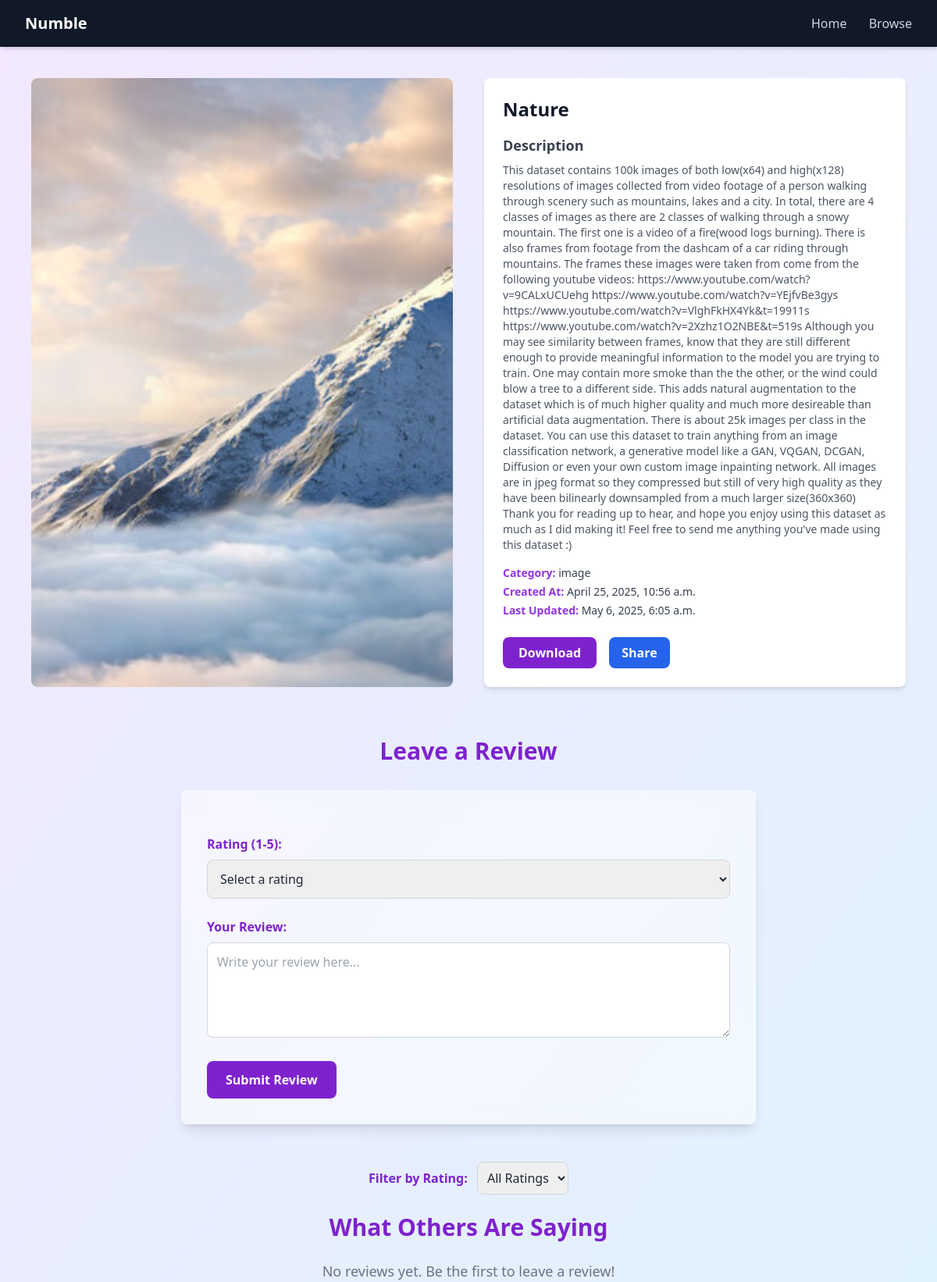
Page /view-details/8 on the earlier database version.
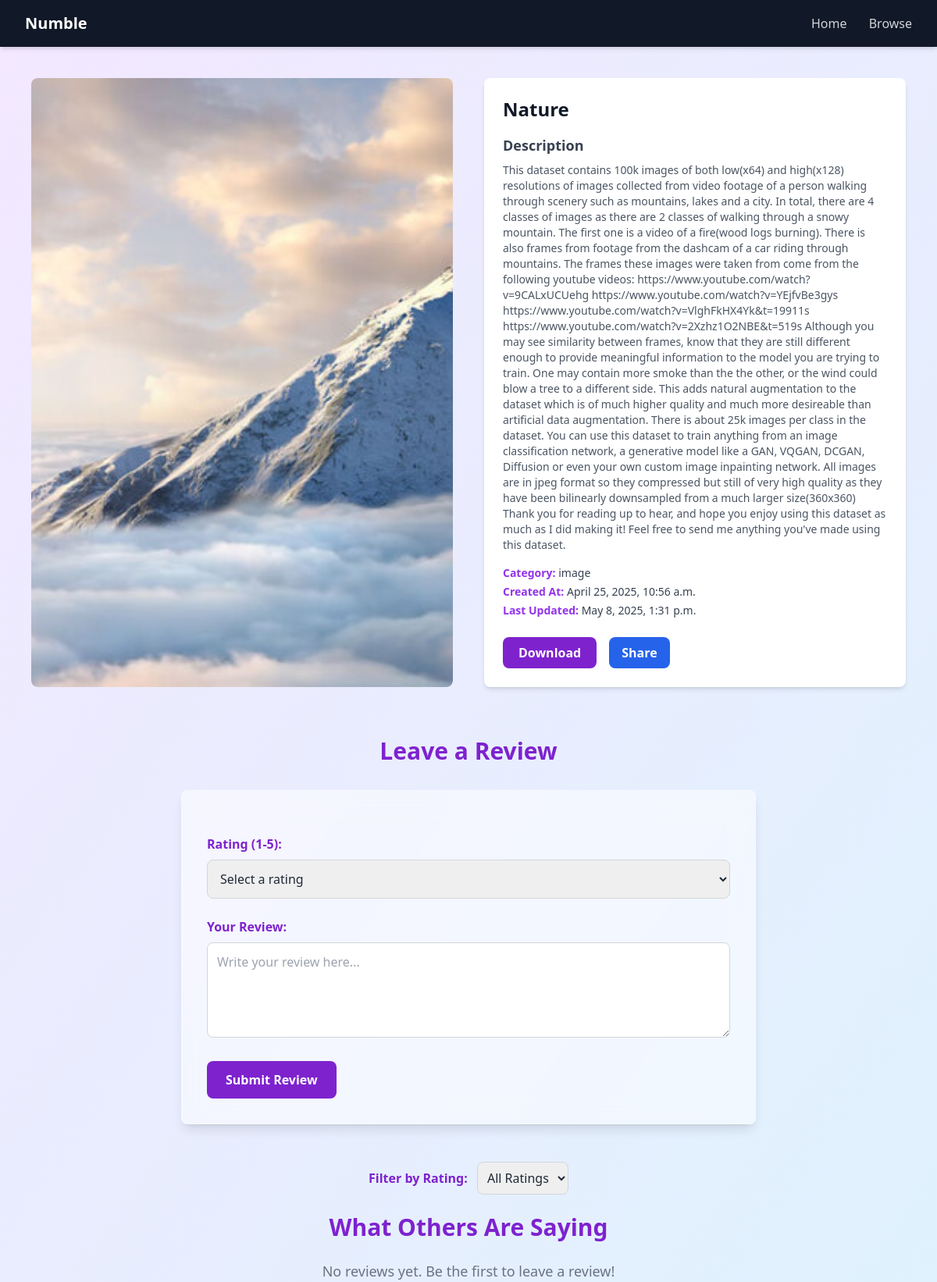
Same page on the later database version.
### datasetmanager/models.py (models this page shows, shortened)
class Datasetmanager(models.Model):
    name = models.CharField(max_length=100)
    description = models.TextField()
    file = models.FileField(upload_to='datasets/', default="")  # Supports image, video, or zipped datasets
    created_at = models.DateTimeField(auto_now_add=True)
    updated_at = models.DateTimeField(auto_now=True)
    category = models.CharField(max_length=50, choices=[
        ('image', 'Image'),
        ('video', 'Video'),
    ])

### datasetmanager/views.py (the view)
# urls.py: path("view-details/<int:dataset_id>", datasetDetails, name="datasetDetails"),
def datasetDetails(request, dataset_id):
    dataset = get_object_or_404(Datasetmanager, id=dataset_id)
    context = {
        "dataset": dataset,
    }
    return render(request, "datasetDetails.html", context=context)

### templates/datasetDetails.html (shortened to what this page needs)
<!DOCTYPE html>
<html lang="en">
<head>
  <script src="https://cdn.tailwindcss.com"></script>
</head>
<body class="text-gray-800 font-sans">
  <header class="bg-gray-900 text-white px-8 py-4 flex justify-between items-center shadow-md">
    <div class="text-xl font-bold">Numble</div>
    <nav class="space-x-6">
      <a href="/" class="text-gray-300 hover:text-purple-500">Home</a>
      <a href="/browse/" class="text-gray-300 hover:text-purple-500">Browse</a>
    </nav>
  </header>
  <div class="max-w-6xl mx-auto mt-10 px-4 grid grid-cols-1 md:grid-cols-2 gap-10">
    <div class="bg-gray-200 rounded-lg overflow-hidden">
      {% if dataset.category == "image" %}
        <img src="{{ dataset.file.url }}" alt="{{ dataset.name }}" class="w-full h-full object-cover" />
      {% elif dataset.category == "video" %}
        <video autoplay muted loop class="w-full h-full object-cover">
          <source src="{{ dataset.file.url }}" type="video/mp4" />
          Your browser does not support the video tag.
        </video>
      {% endif %}
    </div>
    <div class="bg-white p-6 rounded-lg shadow-md">
      <h2 class="text-2xl font-bold text-gray-900 mb-4">{{ dataset.name }}</h2>
      <h3 class="text-lg font-semibold text-gray-700 mt-4 mb-2">Description</h3>
      <p class="text-gray-600 text-sm">{{ dataset.description }}</p>
      <div class="mt-4 space-y-1 text-sm text-gray-700">
        <div><span class="font-semibold text-purple-600">Category:</span> {{ dataset.category }}</div>
        <div><span class="font-semibold text-purple-600">Created At:</span> {{ dataset.created_at }}</div>
        <div><span class="font-semibold text-purple-600">Last Updated:</span> {{ dataset.updated_at }}</div>
      </div>
      <div class="mt-6 flex gap-4">
        <a href="{{ dataset.file.url }}" download class="bg-purple-700 hover:bg-purple-800 text-white px-5 py-2 rounded-lg font-semibold transition">Download</a>
        <a href="#" class="bg-blue-600 hover:bg-blue-700 text-white px-4 py-2 rounded-lg font-semibold transition share-button"
           data-name="{{ dataset.name }}"
           data-description="{{ dataset.description }}"
           data-url="{{ request.build_absolute_uri }}">
          Share
        </a>
      </div>
    </div>
  </div>
  <div class="max-w-3xl mx-auto mt-16 px-4">
    <h2 class="text-3xl font-bold text-purple-700 text-center mb-8">Leave a Review</h2>
    <form action="{% url 'submit_review' dataset.id %}" method="POST" class="bg-white/50 backdrop-blur-lg p-8 rounded-lg shadow-lg space-y-6 border border-white border-opacity-30">
      <div>
        <label for="rating" class="block font-semibold text-purple-700 mb-2">Rating (1-5):</label>
        <select id="rating" name="rating" required class="w-full p-3 border border-gray-300 rounded-lg focus:outline-none focus:ring-2 focus:ring-purple-500">
          <option disabled selected>Select a rating</option>
        </select>
      </div>
      <div>
        <label for="review" class="block font-semibold text-purple-700 mb-2">Your Review:</label>
        <textarea id="review" name="review" rows="4" required placeholder="Write your review here..."
          class="w-full p-3 border border-gray-300 rounded-lg focus:outline-none focus:ring-2 focus:ring-purple-500"></textarea>
      </div>
      <button type="submit" class="bg-purple-700 hover:bg-purple-800 text-white px-6 py-3 rounded-lg font-bold transition">Submit Review</button>
    </form>
  </div>
  <div class="max-w-3xl mx-auto mt-12 px-4">
    <div class="text-center mb-6">
      <label for="filter-rating" class="font-semibold text-purple-700 mr-2">Filter by Rating:</label>
      <select id="filter-rating" class="p-2 border border-gray-300 rounded-lg focus:outline-none focus:ring-2 focus:ring-purple-500">
        <option value="all" selected>All Ratings</option>
      </select>
    </div>
    <div id="reviews-container" class="space-y-6">
      <h2 class="text-3xl font-bold text-purple-700 text-center mb-6">What Others Are Saying</h2>
      {% for review in dataset.reviews.all %}
        <div data-rating="{{ review.rating }}"
          class="p-6 bg-white/30 backdrop-blur-md border border-white/20 rounded-xl shadow-md hover:shadow-xl transition-all transform hover:scale-[1.02]">
          <div class="flex justify-between items-center mb-3">
            <span class="text-purple-600 font-bold text-lg">⭐ {{ review.rating }} / 5</span>
            <span class="text-gray-400 text-sm">{{ review.created_at }}</span>
          </div>
          <p class="text-gray-800 text-base leading-relaxed">{{ review.text }}</p>
        </div>
      {% empty %}
        <p class="text-gray-500 text-center text-lg">No reviews yet. Be the first to leave a review!</p>
      {% endfor %}
    </div>
  </div>
</body>
</html>

### templates/datasetDetails.html (style rules this page uses)
body { background: linear-gradient(to bottom right, #f3e8ff, #e0f2fe); }
.bg-gray-200 img { width: 100%; height: 100%; object-fit: cover; border-radius: 0.5rem; }

Differences in the rows shown:
changed Datasetmanager "Nature": description "…you've made using this dataset :)" → "…you've made using this dataset."; updated_at "May 6, 2025, 6:05 a.m." → "May 8, 2025, 1:31 p.m."
